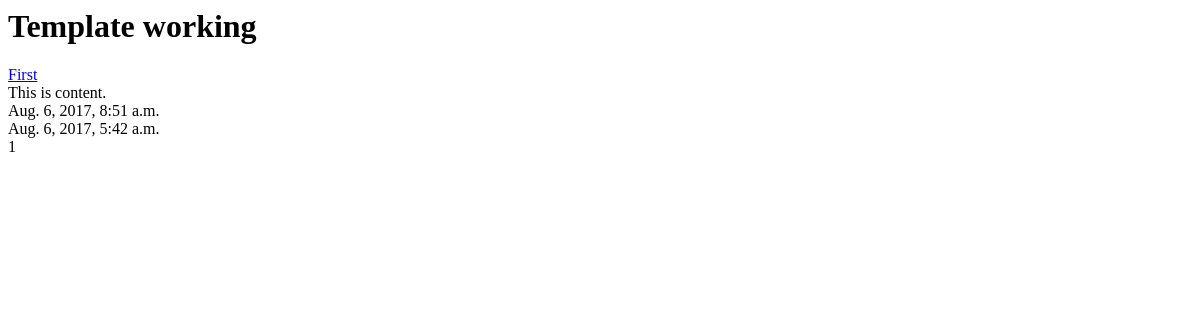
The app's page /posts/, older data.
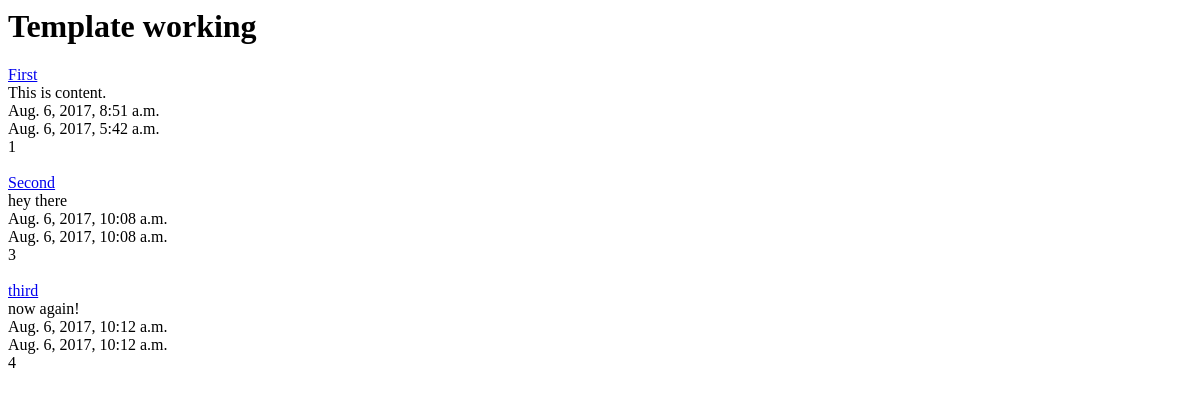
The same page, newer data.
### posts/models.py (models this page shows, shortened)
class Post(models.Model):
    title = models.CharField(max_length=120)
    content = models.TextField()
    timestamp = models.DateTimeField(auto_now=False, auto_now_add=True)
    updated = models.DateTimeField(auto_now=True, auto_now_add=False)
    def get_absolute_url(self):
        return reverse("posts:detail", kwargs= {"id" : self.id})

### posts/views.py (the view)
def post_list(request):
    queryset = Post.objects.all()
    context = {
        "obj_list" : queryset
    }
    return render(request, "posts/postlist.html", context)

### posts/templates/posts/postlist.html
{% extends "posts/base.html" %}
{% block content %}
<h1>Template working</h1>
{% for obj in obj_list %}
  <a href = "{{ obj.get_absolute_url }}">{{obj.title}}</a>
  <br>
  {{obj.content}}
  <br>
  {{obj.updated}}
  <br>
  {{obj.timestamp}}
  <br>
  {{obj.id}}
  <br>
  <br>
{% endfor %}
{% endblock content %}

### posts/templates/posts/base.html (shortened to what this page needs)
<html>
  <head>
  </head>
  <body>
    <div class = "container">
      {% block content %}
      {% endblock content %}
    </div>
  </body>
</html>

Row changes from the older to the newer data that the page shows:
added Post: title "Second", content "hey there", updated "Aug. 6, 2017, 10:08 a.m.", timestamp "Aug. 6, 2017, 10:08 a.m.", id "3"
added Post: title "third", content "now again!", updated "Aug. 6, 2017, 10:12 a.m.", timestamp "Aug. 6, 2017, 10:12 a.m.", id "4"
